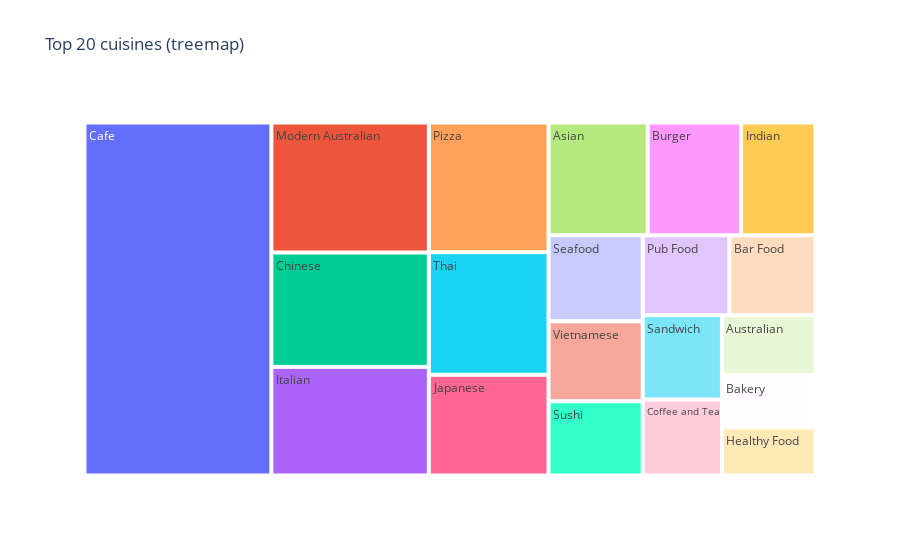

The notebook cell this image was saved under:
### Markdown cell above
## 2) Q1 — How many unique cuisines? (Treemap + counts)

### Code cell
cuisine_tokens = pd.Series([c for L in df["cuisine_list"] for c in L])
unique_cuisine_n = int(cuisine_tokens.nunique())
print("Unique cuisines:", unique_cuisine_n)

top = cuisine_tokens.value_counts().head(20).rename_axis("cuisine").reset_index(name="count")
fig = px.treemap(top, path=["cuisine"], values="count", title="Top 20 cuisines (treemap)")
fig.show()

### Figure 1 — Plotly figure (JSON) as saved in the notebook; plotly's stock layout.template omitted (floating-point values rounded to 4 significant figures)
{"data": [{"branchvalues": "total", "domain": {"x": [0, 1], "y": [0, 1]}, "hovertemplate": "labels=%{label}<br>count=%{value}<br>parent=%{parent}<br>id=%{id}<extra></extra>", "ids": ["Cafe", "Modern Australian", "Chinese", "Italian", "Pizza", "Thai", "Japanese", "Asian", "Burger", "Indian", "Seafood", "Vietnamese", "Sushi", "Pub Food", "Bar Food", "Sandwich", "Coffee and Tea", "Australian", "Bakery", "Healthy Food"], "labels": ["Cafe", "Modern Australian", "Chinese", "Italian", "Pizza", "Thai", "Japanese", "Asian", "Burger", "Indian", "Seafood", "Vietnamese", "Sushi", "Pub Food", "Bar Food", "Sandwich", "Coffee and Tea", "Australian", "Bakery", "Healthy Food"], "name": "", "parents": ["", "", "", "", "", "", "", "", "", "", "", "", "", "", "", "", "", "", "", ""], "type": "treemap", "values": [3162.0, 981.0, 863.0, 820.0, 744.0, 703.0, 578.0, 536.0, 505.0, 402.0, 388.0, 361.0, 335.0, 332.0, 330.0, 320.0, 289.0, 269.0, 234.0, 216.0]}], "layout": {"legend": {"tracegroupgap": 0}, "title": {"text": "Top 20 cuisines (treemap)"}}}
